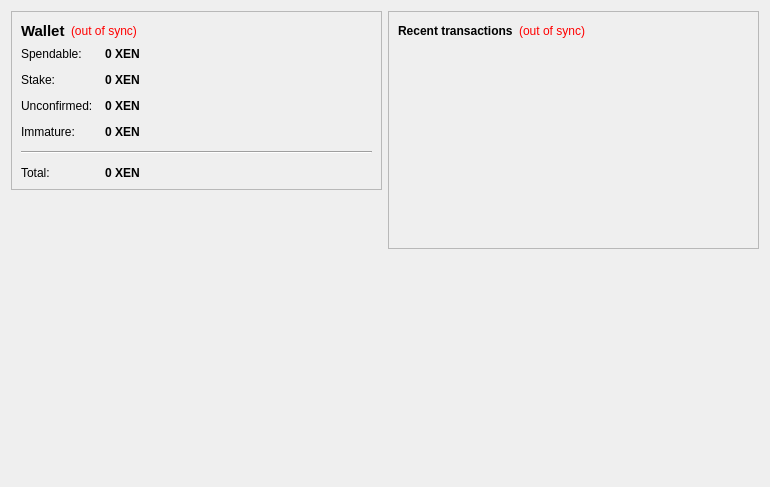
<?xml version="1.0" encoding="UTF-8"?>
<ui version="4.0">
 <class>OverviewPage</class>
 <widget class="QWidget" name="OverviewPage">
  <property name="geometry">
   <rect>
    <x>0</x>
    <y>0</y>
    <width>770</width>
    <height>487</height>
   </rect>
  </property>
  <property name="windowTitle">
   <string>Form</string>
  </property>
  <layout class="QHBoxLayout" name="horizontalLayout" stretch="1,1">
   <item>
    <layout class="QVBoxLayout" name="verticalLayout_2">
     <item>
      <widget class="QFrame" name="frame">
       <property name="frameShape">
        <enum>QFrame::StyledPanel</enum>
       </property>
       <property name="frameShadow">
        <enum>QFrame::Raised</enum>
       </property>
       <layout class="QVBoxLayout" name="verticalLayout_4">
        <item>
         <layout class="QHBoxLayout" name="horizontalLayout_4">
          <item>
           <widget class="QLabel" name="label_5">
            <property name="font">
             <font>
              <pointsize>11</pointsize>
              <weight>75</weight>
              <bold>true</bold>
             </font>
            </property>
            <property name="text">
             <string>Wallet</string>
            </property>
           </widget>
          </item>
          <item>
           <widget class="QLabel" name="labelWalletStatus">
            <property name="toolTip">
             <string>The displayed information may be out of date. Your wallet automatically synchronizes with the xenixcoin network after a connection is established, but this process has not completed yet.</string>
            </property>
            <property name="styleSheet">
             <string notr="true">QLabel { color: red; }</string>
            </property>
            <property name="text">
             <string notr="true">(out of sync)</string>
            </property>
            <property name="alignment">
             <set>Qt::AlignLeading|Qt::AlignLeft|Qt::AlignVCenter</set>
            </property>
           </widget>
          </item>
          <item>
           <spacer name="horizontalSpacer_2">
            <property name="orientation">
             <enum>Qt::Horizontal</enum>
            </property>
            <property name="sizeHint" stdset="0">
             <size>
              <width>40</width>
              <height>20</height>
             </size>
            </property>
           </spacer>
          </item>
         </layout>
        </item>
        <item>
         <layout class="QFormLayout" name="formLayout_2">
          <property name="fieldGrowthPolicy">
           <enum>QFormLayout::AllNonFixedFieldsGrow</enum>
          </property>
          <property name="horizontalSpacing">
           <number>12</number>
          </property>
          <property name="verticalSpacing">
           <number>12</number>
          </property>
          <item row="0" column="0">
           <widget class="QLabel" name="label">
            <property name="text">
             <string>Spendable:</string>
            </property>
           </widget>
          </item>
          <item row="0" column="1">
           <widget class="QLabel" name="labelBalance">
            <property name="font">
             <font>
              <weight>75</weight>
              <bold>true</bold>
             </font>
            </property>
            <property name="cursor">
             <cursorShape>IBeamCursor</cursorShape>
            </property>
            <property name="toolTip">
             <string>Your current spendable balance</string>
            </property>
            <property name="text">
             <string notr="true">0 XEN</string>
            </property>
            <property name="textInteractionFlags">
             <set>Qt::LinksAccessibleByMouse|Qt::TextSelectableByKeyboard|Qt::TextSelectableByMouse</set>
            </property>
           </widget>
          </item>
          <item row="1" column="0">
           <widget class="QLabel" name="label_6">
            <property name="text">
             <string>Stake:</string>
            </property>
           </widget>
          </item>
          <item row="1" column="1">
           <widget class="QLabel" name="labelStake">
            <property name="font">
             <font>
              <weight>75</weight>
              <bold>true</bold>
             </font>
            </property>
            <property name="cursor">
             <cursorShape>IBeamCursor</cursorShape>
            </property>
            <property name="toolTip">
             <string>Total of coins that was staked, and do not yet count toward the current balance</string>
            </property>
            <property name="text">
             <string notr="true">0 XEN</string>
            </property>
            <property name="textInteractionFlags">
             <set>Qt::LinksAccessibleByMouse|Qt::TextSelectableByKeyboard|Qt::TextSelectableByMouse</set>
            </property>
           </widget>
          </item>
          <item row="2" column="0">
           <widget class="QLabel" name="label_3">
            <property name="text">
             <string>Unconfirmed:</string>
            </property>
           </widget>
          </item>
          <item row="2" column="1">
           <widget class="QLabel" name="labelUnconfirmed">
            <property name="font">
             <font>
              <weight>75</weight>
              <bold>true</bold>
             </font>
            </property>
            <property name="cursor">
             <cursorShape>IBeamCursor</cursorShape>
            </property>
            <property name="toolTip">
             <string>Total of transactions that have yet to be confirmed, and do not yet count toward the current balance</string>
            </property>
            <property name="text">
             <string notr="true">0 XEN</string>
            </property>
            <property name="textInteractionFlags">
             <set>Qt::LinksAccessibleByMouse|Qt::TextSelectableByKeyboard|Qt::TextSelectableByMouse</set>
            </property>
           </widget>
          </item>
          <item row="3" column="0">
           <widget class="QLabel" name="labelImmatureText">
            <property name="text">
             <string>Immature:</string>
            </property>
           </widget>
          </item>
          <item row="3" column="1">
           <widget class="QLabel" name="labelImmature">
            <property name="font">
             <font>
              <weight>75</weight>
              <bold>true</bold>
             </font>
            </property>
            <property name="toolTip">
             <string>Mined balance that has not yet matured</string>
            </property>
            <property name="text">
             <string notr="true">0 XEN</string>
            </property>
            <property name="textInteractionFlags">
             <set>Qt::LinksAccessibleByMouse|Qt::TextSelectableByKeyboard|Qt::TextSelectableByMouse</set>
            </property>
           </widget>
          </item>
          <item row="4" column="0" colspan="2">
           <widget class="Line" name="line">
            <property name="orientation">
             <enum>Qt::Horizontal</enum>
            </property>
           </widget>
          </item>
          <item row="5" column="0">
           <widget class="QLabel" name="labelTotalText">
            <property name="text">
             <string>Total:</string>
            </property>
           </widget>
          </item>
          <item row="5" column="1">
           <widget class="QLabel" name="labelTotal">
            <property name="font">
             <font>
              <weight>75</weight>
              <bold>true</bold>
             </font>
            </property>
            <property name="cursor">
             <cursorShape>IBeamCursor</cursorShape>
            </property>
            <property name="toolTip">
             <string>Your current total balance</string>
            </property>
            <property name="text">
             <string notr="true">0 XEN</string>
            </property>
            <property name="textInteractionFlags">
             <set>Qt::LinksAccessibleByMouse|Qt::TextSelectableByKeyboard|Qt::TextSelectableByMouse</set>
            </property>
           </widget>
          </item>
         </layout>
        </item>
       </layout>
      </widget>
     </item>
     <item>
      <spacer name="verticalSpacer">
       <property name="orientation">
        <enum>Qt::Vertical</enum>
       </property>
       <property name="sizeHint" stdset="0">
        <size>
         <width>20</width>
         <height>40</height>
        </size>
       </property>
      </spacer>
     </item>
     <item>
      <widget class="QLabel" name="label_2">
       <property name="autoFillBackground">
        <bool>true</bool>
       </property>
       <property name="text">
        <string/>
       </property>
       <property name="pixmap">
        <pixmap>:/icons/drmbg</pixmap>
       </property>
       <property name="scaledContents">
        <bool>false</bool>
       </property>
       <property name="margin">
        <number>0</number>
       </property>
      </widget>
     </item>
    </layout>
   </item>
   <item>
    <layout class="QVBoxLayout" name="verticalLayout_3">
     <item>
      <widget class="QFrame" name="frame_2">
       <property name="frameShape">
        <enum>QFrame::StyledPanel</enum>
       </property>
       <property name="frameShadow">
        <enum>QFrame::Raised</enum>
       </property>
       <layout class="QVBoxLayout" name="verticalLayout">
        <item>
         <layout class="QHBoxLayout" name="horizontalLayout_2">
          <item>
           <widget class="QLabel" name="label_4">
            <property name="text">
             <string>&lt;b&gt;Recent transactions&lt;/b&gt;</string>
            </property>
           </widget>
          </item>
          <item>
           <widget class="QLabel" name="labelTransactionsStatus">
            <property name="toolTip">
             <string>The displayed information may be out of date. Your wallet automatically synchronizes with the xenixcoin network after a connection is established, but this process has not completed yet.</string>
            </property>
            <property name="styleSheet">
             <string notr="true">QLabel { color: red; }</string>
            </property>
            <property name="text">
             <string notr="true">(out of sync)</string>
            </property>
            <property name="alignment">
             <set>Qt::AlignRight|Qt::AlignTrailing|Qt::AlignVCenter</set>
            </property>
           </widget>
          </item>
          <item>
           <spacer name="horizontalSpacer">
            <property name="orientation">
             <enum>Qt::Horizontal</enum>
            </property>
            <property name="sizeHint" stdset="0">
             <size>
              <width>40</width>
              <height>20</height>
             </size>
            </property>
           </spacer>
          </item>
         </layout>
        </item>
        <item>
         <widget class="QListView" name="listTransactions">
          <property name="styleSheet">
           <string notr="true">QListView { background: transparent; }</string>
          </property>
          <property name="frameShape">
           <enum>QFrame::NoFrame</enum>
          </property>
          <property name="verticalScrollBarPolicy">
           <enum>Qt::ScrollBarAlwaysOff</enum>
          </property>
          <property name="horizontalScrollBarPolicy">
           <enum>Qt::ScrollBarAlwaysOff</enum>
          </property>
          <property name="selectionMode">
           <enum>QAbstractItemView::NoSelection</enum>
          </property>
         </widget>
        </item>
       </layout>
      </widget>
     </item>
     <item>
      <spacer name="verticalSpacer_2">
       <property name="orientation">
        <enum>Qt::Vertical</enum>
       </property>
       <property name="sizeHint" stdset="0">
        <size>
         <width>20</width>
         <height>40</height>
        </size>
       </property>
      </spacer>
     </item>
    </layout>
   </item>
  </layout>
 </widget>
 <resources/>
 <connections/>
</ui>
